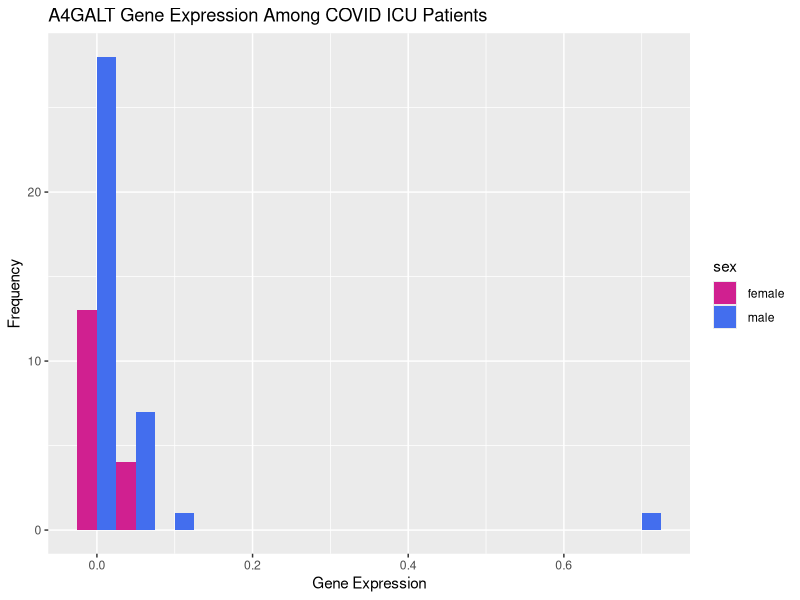
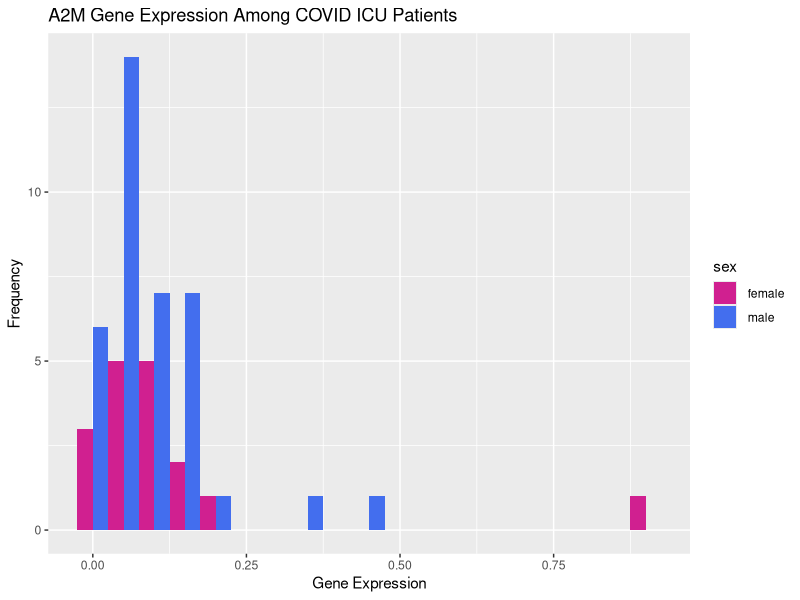
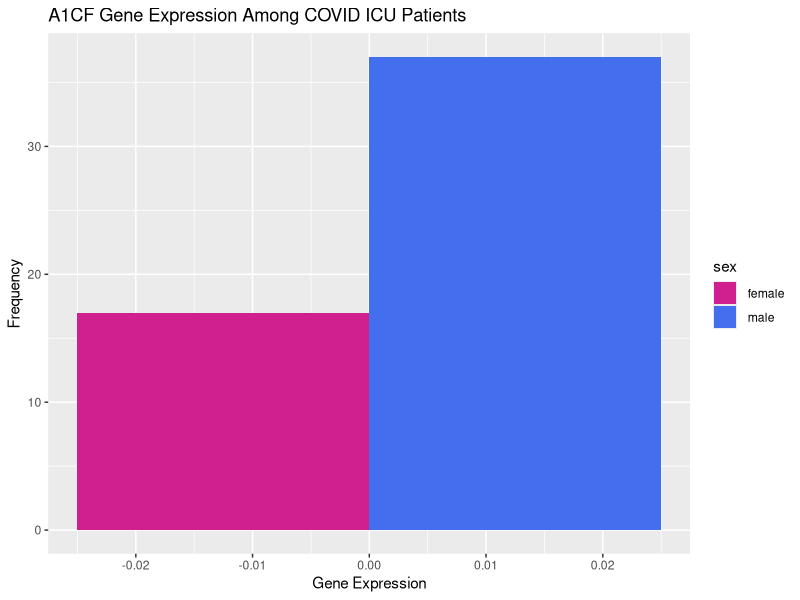
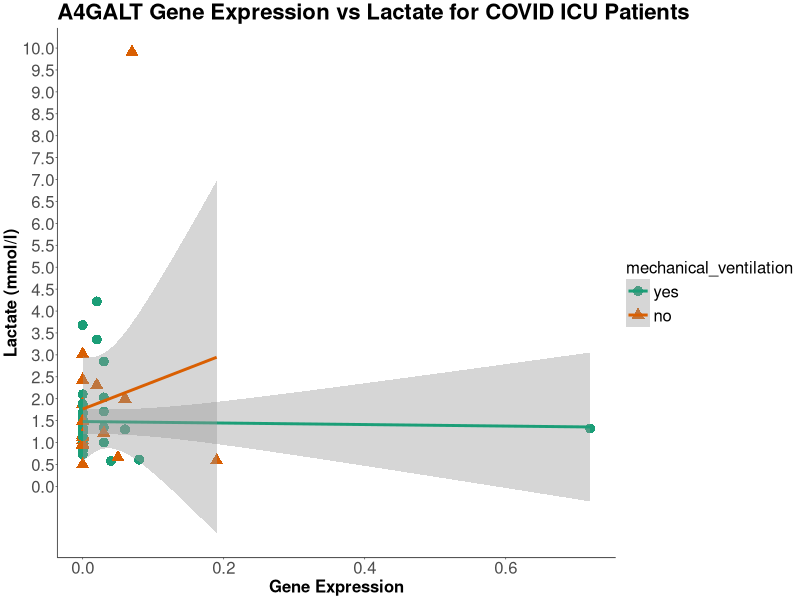
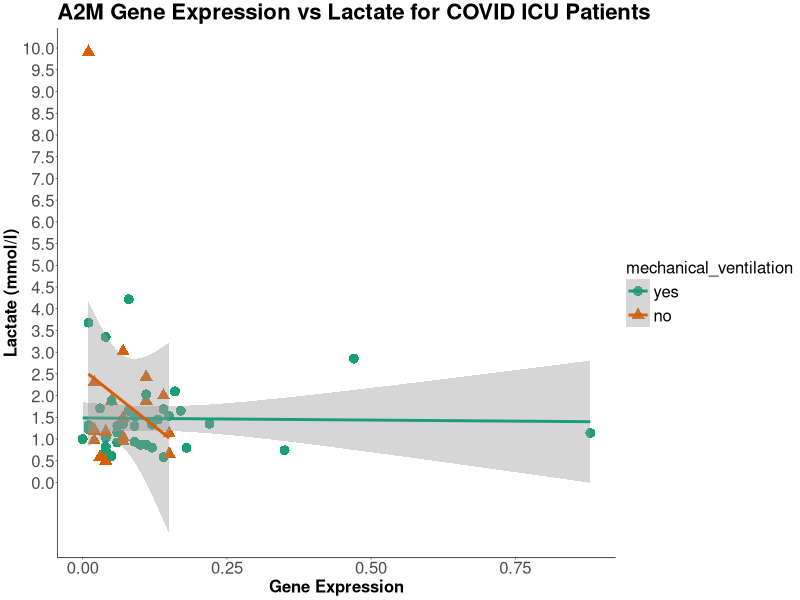
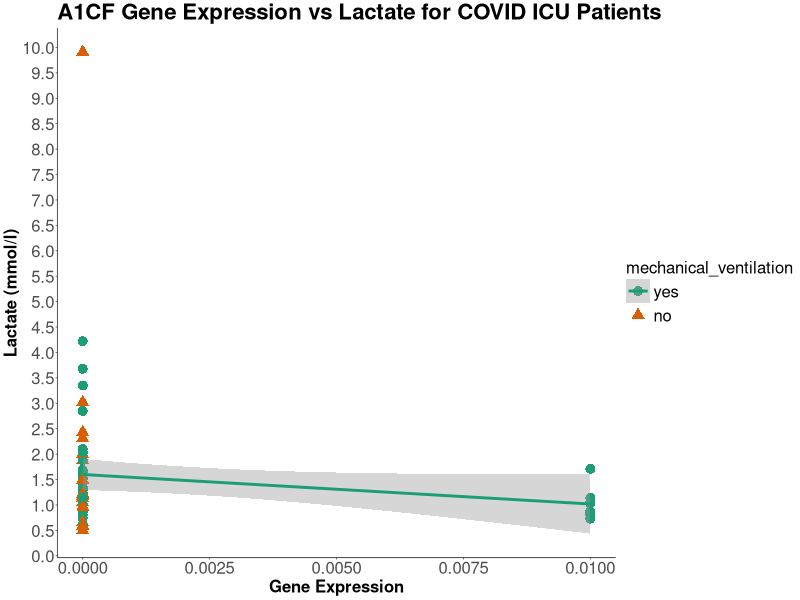
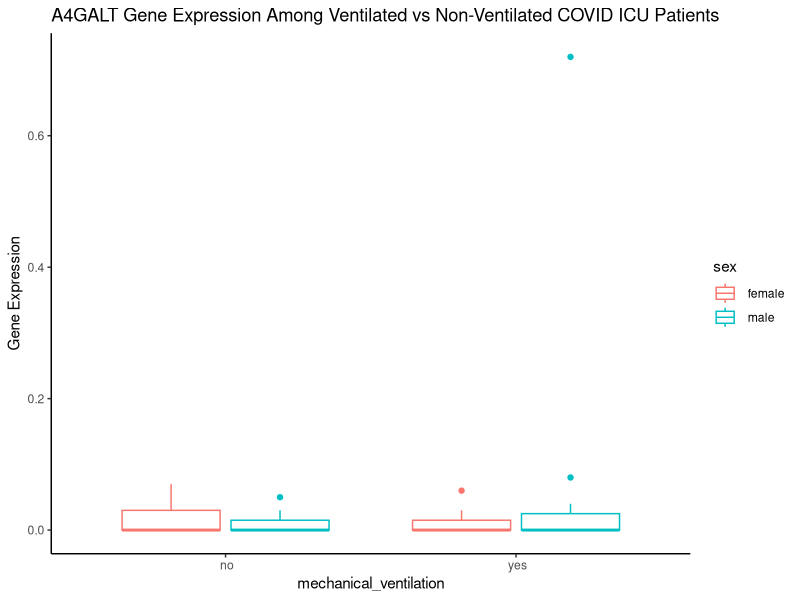
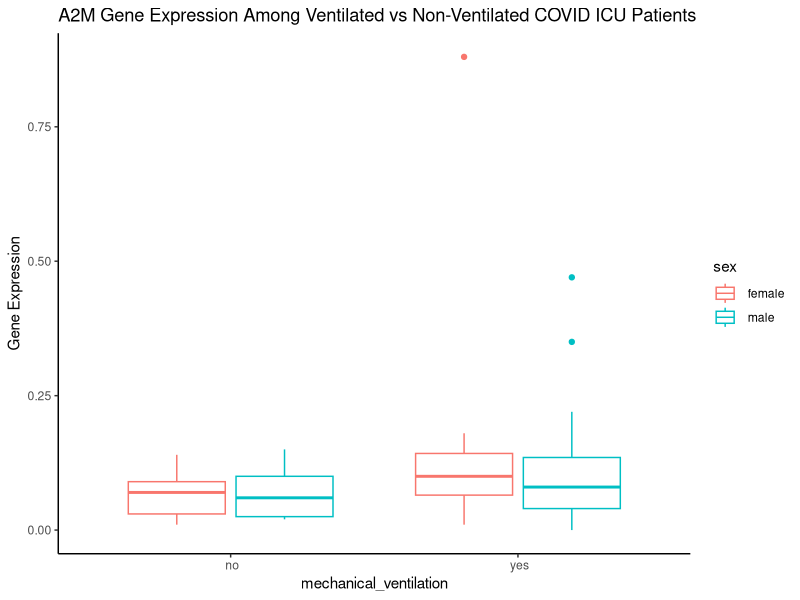

These figures' R source, in order:
## ---- chunk 1
knitr::opts_chunk$set(echo = TRUE)
library(dplyr)
library(ggplot2)
## ---- chunk 2
#DATA CLEANING AND PREP

# Set the working directory and read in the files
setwd("C:/Users/AlexandraTreml/Desktop/MS/QBS103/Project/QBS103_proj")
genes <- read.csv("genes_GSE157103.csv")
participant <- read.csv("series_matrix_GSE157103.csv")

# Rename the first column in genes to 'gene'
genes <- genes %>%
  rename(gene = X)

# Pivot the genes dataframe
genes_long <- genes %>%
  tidyr::pivot_longer(cols = -gene, names_to = 'id', values_to = 'expression')

#rename id column in participant, select my categorical covariates and continuous variable (+age for eda)
participant <- participant %>%
  filter(icu_status == ' yes') %>%
  rename(id = participant_id) %>%
  select(id, age, sex, mechanical_ventilation, lactate.mmol.l.)

#join 2 dataframes
df <- left_join(participant, genes_long, by = "id")

#fill lactate unknowns with NA 
df$lactate.mmol.l.[df$lactate.mmol.l. == " unknown"] <- NA
#fill sex unknowns with NA 
df$sex[df$sex == " unknown"] <- NA
#remove : from age, and fill with NA
df$age[df$age == " :"] <- NA

head(df)
## ---- chunk 3
hist_func <- function(df, gene_name, cont_covar, cat_covar1, cat_covar2) {
  df <- na.omit(df) #get rid of na
  
  df <- df %>% 
    filter(gene == gene_name) %>% #filter for my gene in the for loop 
    select(id, gene, cont_covar, cat_covar1, cat_covar2) #select just the cols I want from df
  
  df[[cat_covar1]] <- as.factor(df[[cat_covar1]]) #create as factor for my plot
  
  p <- ggplot(data = df, aes_string(x = cont_covar, fill = cat_covar2)) + 
    geom_histogram(binwidth = 0.05, position = 'dodge') + 
    labs(x = 'Gene Expression', y = 'Frequency', 
         title = paste(gene_name, 'Gene Expression Among COVID ICU Patients')) +  
    scale_fill_manual(values = c("violetred", "royalblue2"))
  
  print(p)
}

genes <- c('A4GALT', 'A2M', 'A1CF') #make a list of my 3 genes

# Loop through gene names to create 3 plots
for (gene in genes) {
  hist_func(df, gene, 'expression', 'age', 'sex') #loop through each gene and call func
}

## ---- chunk 4
#create a scatterplot using gene expression and lactate 

# Load necessary libraries
# Load necessary libraries
library(dplyr)
library(ggplot2)

scatterplot_func <- function(df, gene_name, expression, cont_covar, cat_covar1, cat_covar2) {
  
  #filter for my selected gene in the for loop 
  df <- df %>% filter(gene == gene_name)
  
  ##onvert to numeric and clean up spaces
  df[[cont_covar]] <- as.numeric(as.character(df[[cont_covar]])) 
  df[[cat_covar1]] <- trimws(as.character(df[[cat_covar1]]))
  df[[cat_covar2]] <- trimws(as.character(df[[cat_covar2]]))
  
  # Convert categorical columns to factors
  df[[cat_covar2]] <- factor(df[[cat_covar2]], levels = c("male", "female"))
  df[[cat_covar1]] <- factor(df[[cat_covar1]], levels = c("yes", "no"))
  
  # Scatterplot
  p <- ggplot(df, aes_string(x = expression, y = cont_covar, color = cat_covar1, shape = cat_covar1)) + 
    geom_point(size = 3) + 
    scale_y_continuous(breaks = seq(0, ceiling(max(df[[cont_covar]], na.rm = TRUE)), by = 0.5)) +
    geom_smooth(method = "lm", se = TRUE) + 
    labs(x = 'Gene Expression', y = 'Lactate (mmol/l)', title = paste(gene_name, 'Gene Expression vs Lactate for COVID ICU Patients')) + 
    theme_classic(base_size = 5) +
    scale_color_brewer(palette = 'Dark2') +
    scale_shape_manual(values = c(16, 17)) +  
    theme(
      plot.title = element_text(size = 16, face = "bold"), # Center and bold title
      axis.title = element_text(size = 12, face = "bold"), # Bold axis titles
      axis.text = element_text(size = 12), # Increase axis text size
      legend.title = element_text(size = 12), 
      legend.text = element_text(size = 12) 
    )
  print(p) #print each plot now that it's in a function 
}

genes <- c('A4GALT', 'A2M', 'A1CF')

#loop through my gene names to create 3 plots
for (gene in genes) {
  scatterplot_func(df, gene, 'expression', 'lactate.mmol.l.', 'mechanical_ventilation', 'sex')
}

## ---- chunk 5
#boxplot of gene expression separated by both ventilator, sex
boxplot_func <- function(df, gene_name, expression, cat_covar1, cat_covar2) {
    df <- na.omit(df)
    df <- df %>% 
    filter(gene == gene_name) #filter for just the gene in the loop 

    p <- ggplot(df, aes_string(x = cat_covar1, y = expression, color = cat_covar2)) +
      geom_boxplot() +
      scale_fill_manual(values = c("male" = "royalblue1", "female" = "violetred1")) +
      labs(x = cat_covar1, y = 'Gene Expression', title = paste(gene_name, 'Gene Expression Among Ventilated vs Non-Ventilated COVID ICU Patients')) +
      theme_classic()

    print(p) #print each plot now that it's a function
} 

genes <- c('A4GALT', 'A2M', 'A1CF') #set my 3 genes

# Loop through gene names to create 3 plots
for (gene in genes) {
  boxplot_func(df, gene, 'expression', 'mechanical_ventilation', 'sex') 
}
